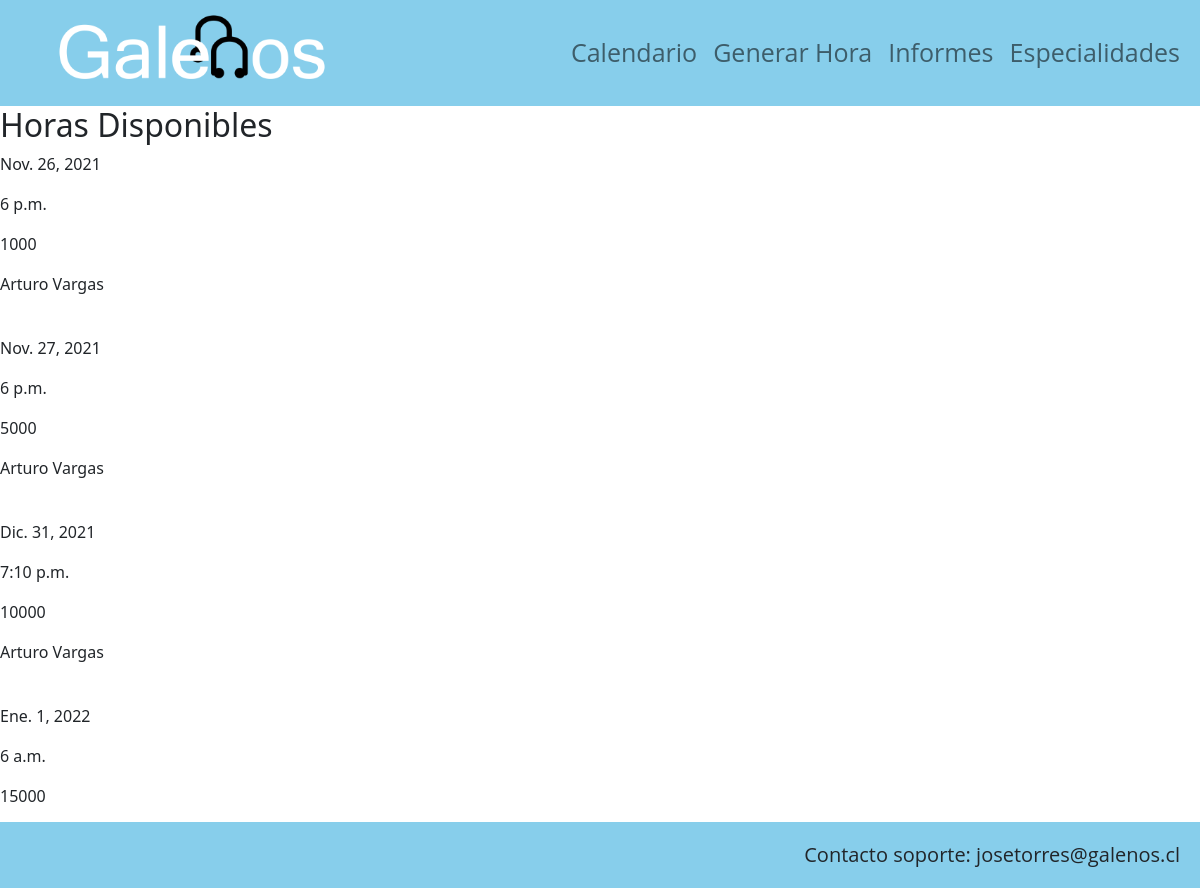
Before: /listar_hora with the older database file.
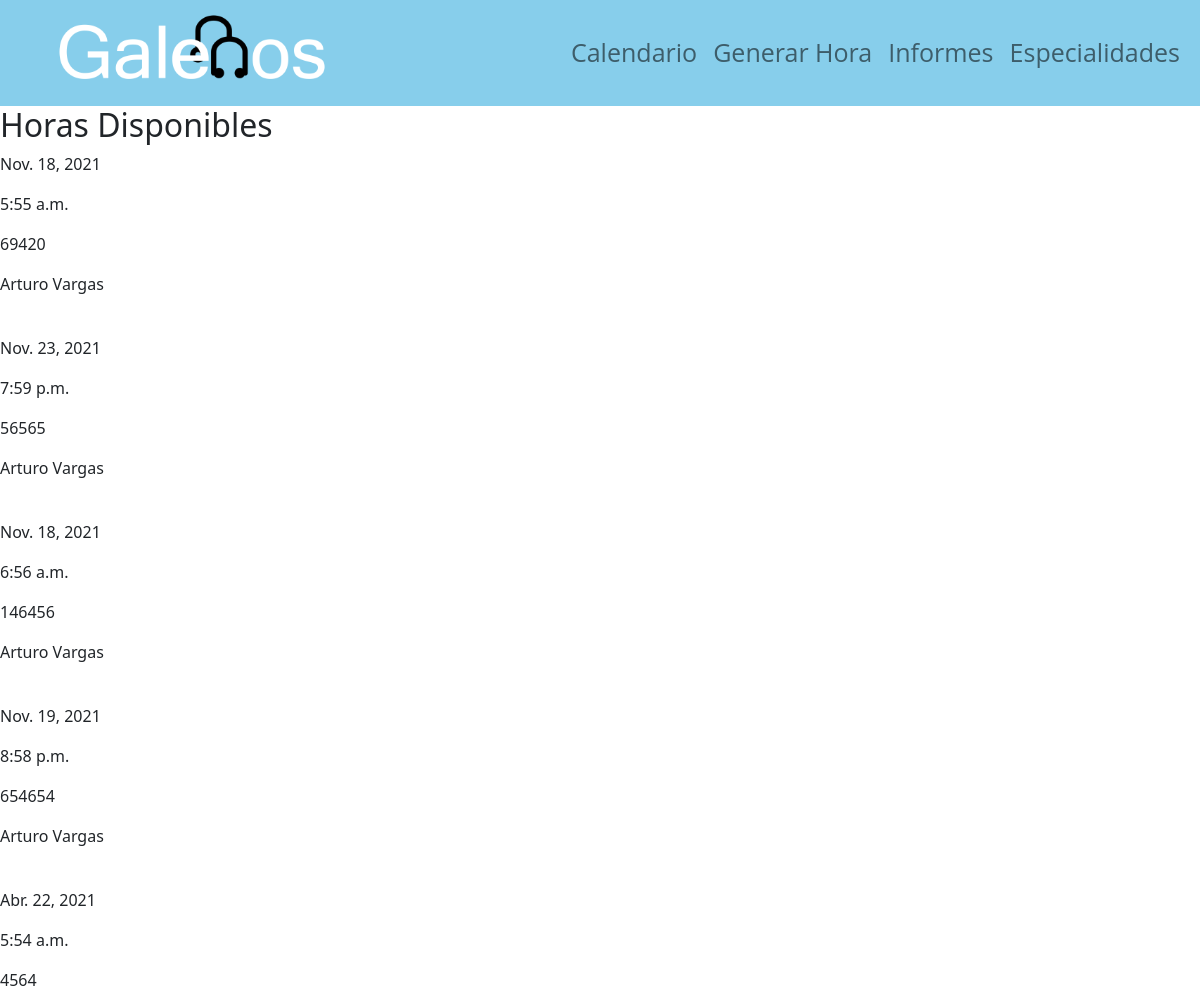
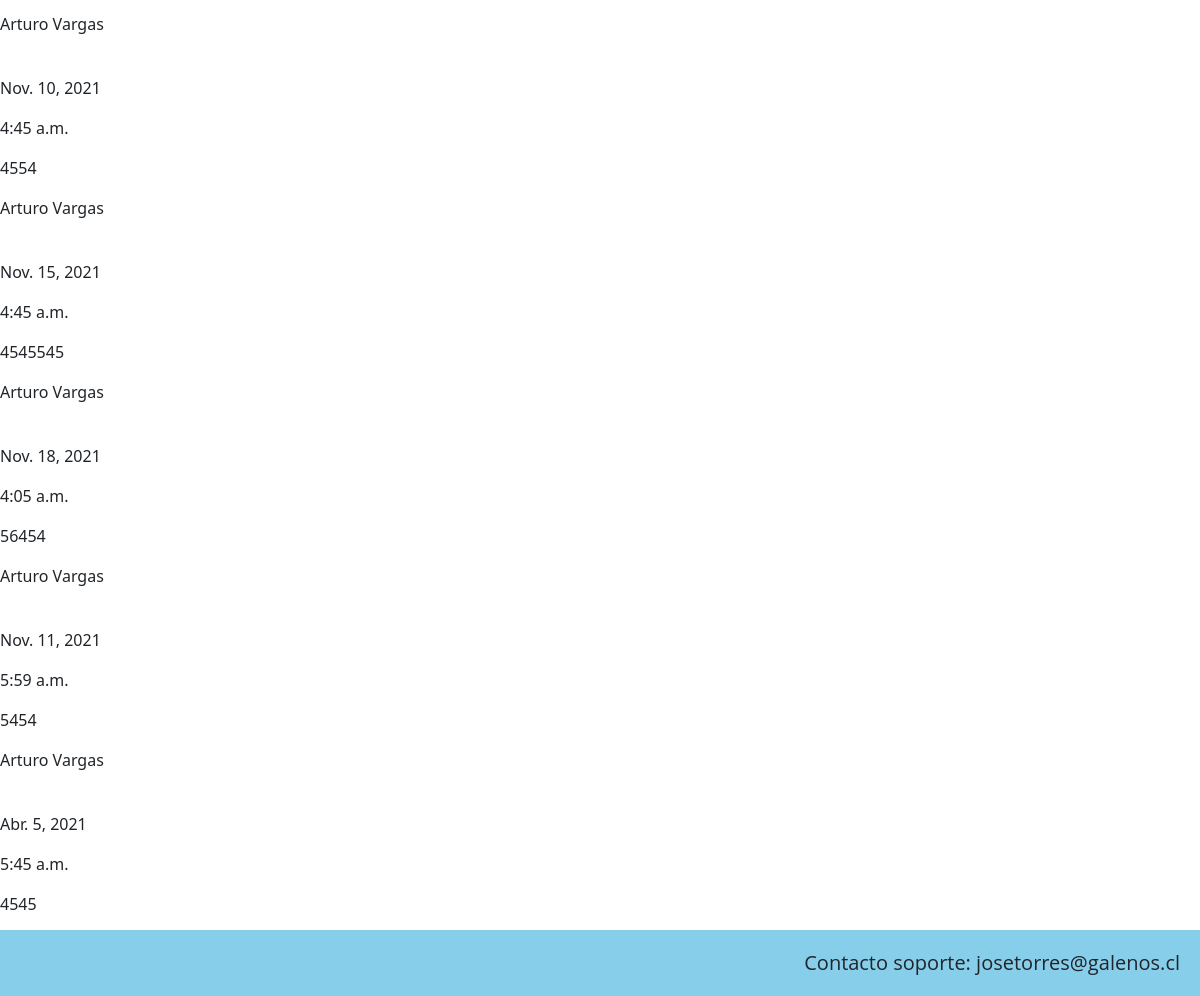
After: the same page with the newer database file (2 pictures, top to bottom).
### AppGalenos/models.py (models this page shows)
class Hora(models.Model):
        fecha = models.DateField()
        hora = models.TimeField()
        valor = models.IntegerField()
        paciente = models.ForeignKey(Paciente, on_delete=models.PROTECT, null=True, blank=True)
        medico = models.ForeignKey(Medico, on_delete=models.PROTECT)

class Medico(models.Model):
        rut = models.IntegerField()
        dVerificador = models.CharField(max_length=1)
        primerNombre = models.CharField(max_length=20)
        segundoNombre = models.CharField(max_length=20)
        primerApellido = models.CharField(max_length=20)
        segundoApellido = models.CharField(max_length=20)
        edad = models.IntegerField()
        direccion = models.CharField(max_length=100)
        sexo = models.CharField(max_length=10)
        telefono = models.IntegerField()
        fechaNacimiento = models.DateField()
        correo = models.CharField(max_length=70)
        tipoContrato = models.CharField(max_length=20)
        sueldo = models.IntegerField()
        sucursal = models.CharField(max_length=60)
        especialidad = models.ForeignKey(Especialidad, on_delete=models.PROTECT)
        def __str__(self):
            return self.primerNombre +" "+ self.primerApellido

### AppGalenos/views.py (the view)
# urls.py: path('listar_hora', views.listar_hora, name="listar_hora"),
def listar_hora(request):
    horas = Hora.objects.filter(medico =1)
    medicos = Medico.objects.all()
    data = {
        'horas': horas,
        'medicos': medicos
    }
    return render(request, "listar_horas.html", data)

### AppGalenos/templates/listar_horas.html
{% extends 'base.html' %}
{% load static %}
{% block css %}
<link rel="stylesheet" href="#">
{% endblock %}
{% block contenido %}
    <h2>Horas Disponibles</h2>
    {% for c in horas %}
        <div class="item">
          <div class="d1">
              <p class="name">{{ c.fecha }}</p>
          </div>
          <div class="d1">
            <p class="name">{{ c.hora }}</p>
        </div>
        <div class="d1">
            <p class="name">{{ c.valor }}</p>
        </div>
        <div class="d1">
            <p class="name">{{ c.medico }}</p>
        </div>
        </div>
        <br>
    {% endfor %}
{% endblock %}

### AppGalenos/templates/base.html (shortened to what this page needs)
<!DOCTYPE html>
<html lang="en">
<head>
    <link href="https://cdn.jsdelivr.net/npm/bootstrap@5.0.1/dist/css/bootstrap.min.css" rel="stylesheet"
>
    {% load static %}
    {% block css %}
    {% endblock %}
    <link rel="stylesheet" href="{% static 'css/base.css' %}">
</head>
<body>
    <div class="container">
        <header class="header">
            <nav class="navbar navbar-expand-lg navbar-light">
                <div class="container-fluid">
                    <a href="{% url 'home' %}"><img class="logo_full" src="{% static 'img/logo.png' %}"
                            alt="logo_full"></a>
                    <div class="collapse navbar-collapse" id="navbarSupportedContent">
                        <ul class="navbar-nav ms-auto mb-2 mb-lg-0">
                            <li class="nav-item">
                                <a class="nav-link" href="{% url 'lista_medico' %}">Calendario</a>
                            </li>
                            <li class="nav-item">
                                <a class="nav-link" href="{% url 'add_hora' %}">Generar Hora</a>
                            </li>
                            <li class="nav-item">
                                <a class="nav-link" href="#">Informes</a>
                            </li>
                            <li class="nav-item">
                                <a class="nav-link" href="#">Especialidades</a>
                            </li>
                        </ul>
                    </div>
                </div>
            </nav>
        </header>
        {% block contenido %}
        {% endblock %}
        <footer class="footer">
            <p>Contacto soporte: josetorres@galenos.cl</p>
        </footer>
    </div>
</body>
</html>

### AppGalenos/static/css/base.css (style rules this page uses)
* { margin: 0; padding: 0; max-width: 100%; max-height: 100%; }
html { min-height: 100%; position: relative; }
body { margin: 0; margin-bottom: 40px; min-height: 100%; }
.footer { position: absolute; bottom: 0; width: 100%; height: 66px; padding-bottom: 40px; }
.navbar { background-color:skyblue; font-family: "open sans"; }
.logo_full { height: 90px; }
.nav-link { font-size: 25px; }
.container { background-color: white; max-width: 100%; padding: 0px; }
footer { background-color: skyblue; height: 66px; bottom: 0; width: 100%; left:0px; }
footer p { text-align: right; font-family: "open sans"; font-size: 20px; padding-right: 20px; padding-top: 18px; }

Changed rows visible on the page:
removed Hora: fecha "Nov. 26, 2021", hora "6 p.m.", valor "1000", medico "Arturo Vargas"
removed Hora: fecha "Nov. 27, 2021", hora "6 p.m.", valor "5000", medico "Arturo Vargas"
removed Hora: fecha "Dic. 31, 2021", hora "7:10 p.m.", valor "10000", medico "Arturo Vargas"
removed Hora: fecha "Ene. 1, 2022", hora "6 a.m.", valor "15000"
added Hora: fecha "Nov. 18, 2021", hora "5:55 a.m.", valor "69420", medico "Arturo Vargas"
added Hora: fecha "Nov. 23, 2021", hora "7:59 p.m.", valor "56565", medico "Arturo Vargas"
added Hora: fecha "Nov. 18, 2021", hora "6:56 a.m.", valor "146456", medico "Arturo Vargas"
added Hora: fecha "Nov. 19, 2021", hora "8:58 p.m.", valor "654654", medico "Arturo Vargas"
added Hora: fecha "Abr. 22, 2021", hora "5:54 a.m.", valor "4564", medico "Arturo Vargas"
added Hora: fecha "Nov. 10, 2021", hora "4:45 a.m.", valor "4554", medico "Arturo Vargas"
added Hora: fecha "Nov. 15, 2021", hora "4:45 a.m.", valor "4545545", medico "Arturo Vargas"
added Hora: fecha "Nov. 18, 2021", hora "4:05 a.m.", valor "56454", medico "Arturo Vargas"
added Hora: fecha "Nov. 11, 2021", hora "5:59 a.m.", valor "5454", medico "Arturo Vargas"
added Hora: fecha "Abr. 5, 2021", hora "5:45 a.m.", valor "4545"
